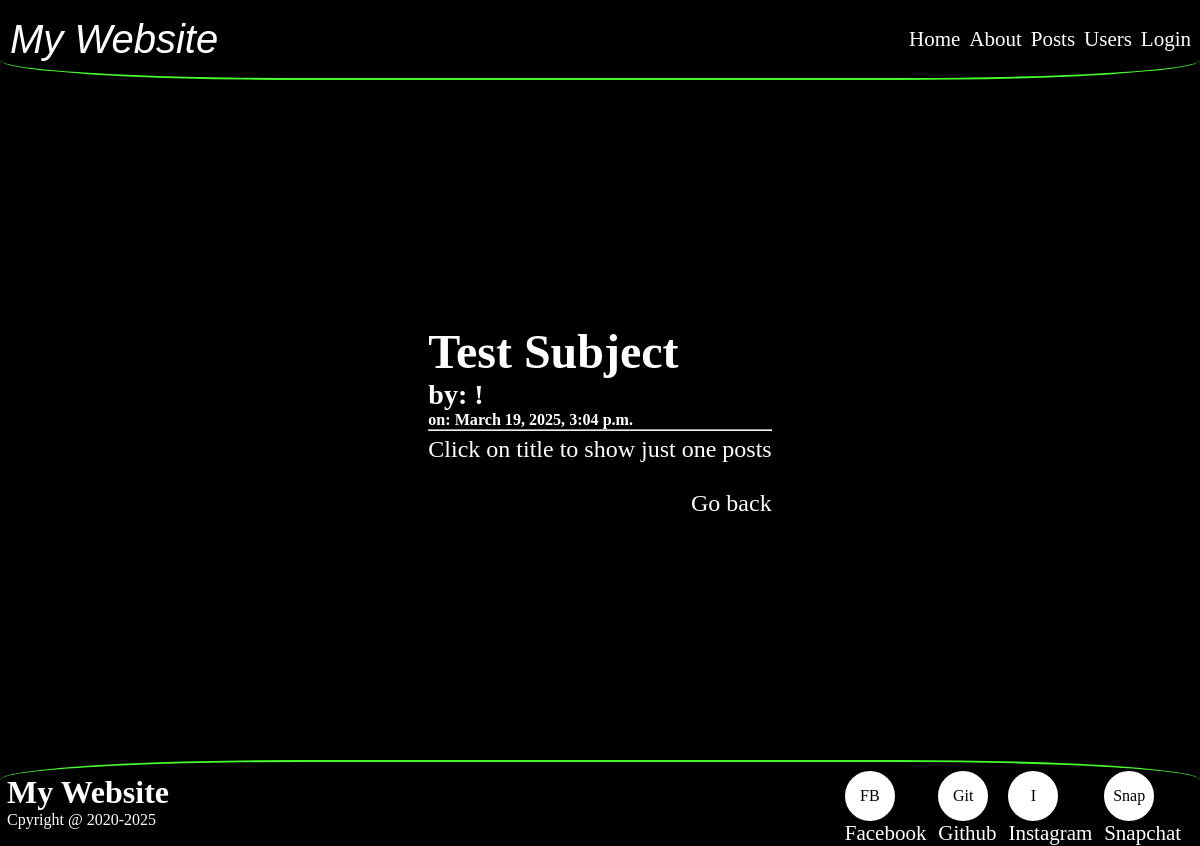
The page /posts/test-subject on the database its author committed.
### posts/models.py (models this page shows, shortened)
class Posts(models.Model):
    username = models.CharField(max_length=20)
    title = models.CharField(max_length=20)
    date = models.DateTimeField(auto_now_add=True)
    slug = models.SlugField(max_length=20)
    text = models.TextField(max_length=100)

### posts/views.py (the view)
# urls.py: path('<slug:slug>', views.singlepost, name='post')
def singlepost(req, slug):
    return render(req, 'single_post.html', {'post': posts.get(slug=slug)})

### posts/templates/single_post.html (shortened to what this page needs)
{% extends 'layout.html' %}
{% block content %}
    <h1><a href="">{{ post.title }}</a></h1>
    <h3 style="text-align: start;">by: {{ post.username }}</h3>
    <h6 style="text-align: start;">on: {{ post.date }}</h6> <hr/>
    <p style="margin-top: 5px;">{{ post.text }}</p>
    <br>
    <a href="{% url 'posts:list' %}" style="text-align: end;">Go back</a>
{% endblock %}

### static/css/style.css (style rules this page uses)
* { margin: 0; padding: 0; box-sizing: border-box; list-style: none; }
a:active, a:hover, a { color: white; text-decoration: none; }
body { min-width: 100vw; min-height: 100vh; background: black; color: white; }

### rows shown on the page
Posts: title "Test Subject", username "!", date "March 19, 2025, 3:04 p.m.", text "Click on title to show just one posts"
